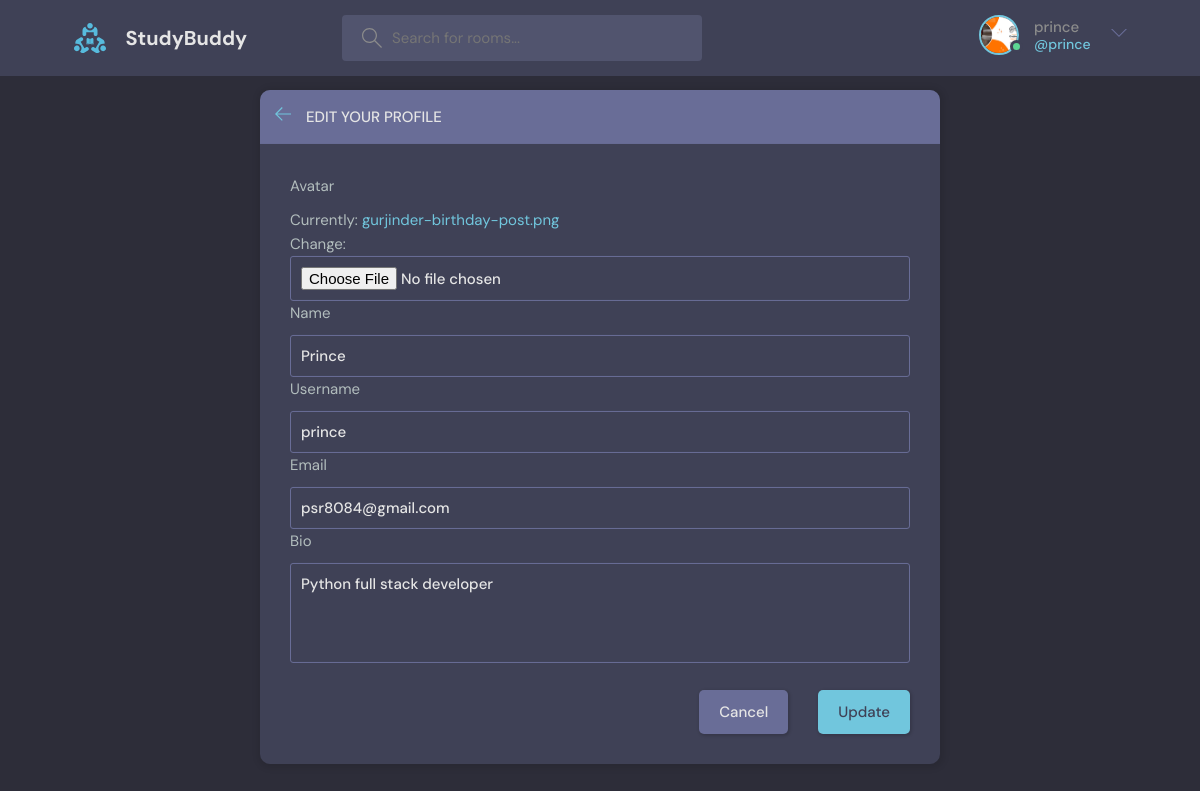
The page /update-profile/ (signed in) on the database its author committed.
### base/models.py (models this page shows)
class User(AbstractUser):
    name = models.CharField(max_length=200, null=True)
    email = models.EmailField(unique=True, null=True)
    bio=models.TextField(null=True)
    avatar=models.ImageField(null=True, default='avatar.svg')
    USERNAME_FIELD= 'email'
    REQUIRED_FIELDS = []

### base/views.py (the view)
# urls.py: path('update-profile/', views.updateProfile, name='update-profile'),
@login_required(login_url='login')
def updateProfile(request):
    user = request.user
    form= UserForm(instance=request.user)
    if request.method == 'POST':
        form=UserForm(request.POST, request.FILES, instance=request.user)
        if form.is_valid():
            form.save()
            return redirect('user-profile', pk=user.id )
    return render(request, 'base/update-profile.html', {'form':form})

### base/forms.py
class UserForm(ModelForm):
    class Meta:
        model=User
        fields=["avatar","name","username", "email", "bio"]

### base/templates/base/update-profile.html (shortened to what this page needs)
{% extends 'main.html' %}
{% block content %}
    <main class="update-account layout">
        <div class="container">
            <div class="layout__box">
                <div class="layout__boxHeader">
                    <div class="layout__boxTitle">
                        <a href="{{request.META.HTTP_REFERER}}">
                            <svg version="1.1" xmlns="http://www.w3.org/2000/svg" width="32" height="32"
                                viewBox="0 0 32 32">
                                <title>arrow-left</title>
                                <path
                                    d="M13.723 2.286l-13.723 13.714 13.719 13.714 1.616-1.611-10.96-10.96h27.625v-2.286h-27.625l10.965-10.965-1.616-1.607z">
                                </path>
                            </svg>
                        </a>
                        <h3>Edit your profile</h3>
                    </div>
                </div>
                <div class="layout__body">
                    <form class="form" action="#" method="POST" enctype="multipart/form-data">
              <div class="form__group">
                {% for field in form %}
                <label for="{{field.label}}">{{field.label}}</label>
                {{field}}
                {% endfor %}
              </div>
                        <div class="form__action">
                            <a class="btn btn--dark" href="{{request.META.HTTP_REFERER}}">Cancel</a>
                            <button class="btn btn--main" type="submit">Update</button>
                        </div>
                    </form>
                </div>
            </div>
        </div>
      </div>
    {% endblock %}

### templates/navbar.html (shortened to what this page needs)
    {% load static %}
    <header class="header header--loggedIn">
      <div class="container">
        <a href="{% url 'home' %}" class="header__logo">
          <img src="{% static 'images/logo.svg' %}" alt=""/>
          <h1>StudyBuddy</h1>
        </a>
        <form class="header__search" action="{% url 'home' %}" method="GET" >
          <label>
            <input name="q" type="text" placeholder="Search for rooms..." />
          </label>
        </form>
        <nav class="header__menu">
          {% if request.user.is_authenticated %}
          <div class="header__user">
            <a href="{% url 'user-profile' user.id %}">
              <div class="avatar avatar--medium active">
                <img src="{{request.user.avatar.url}}" />
              </div>
              <p>{{request.user.username}} <span>@{{request.user.username}}</span></p>
            </a>
            <button class="dropdown-button" >
              <svg version="1.1" xmlns="http://www.w3.org/2000/svg" width="32" height="32" viewBox="0 0 32 32">
                <title>chevron-down</title>
                <path d="M16 21l-13-13h-3l16 16 16-16h-3l-13 13z"></path>
              </svg>
            </button>
          </div>
          {% else %}
          <a href="{% url 'login'  %}">
            <img src="{% static 'images/avatar.svg' %}" alt="" />
            <p>Login</p>
          </a>
          {% endif %}
        </nav>
      </div>
    </header>

### rows shown on the page
User: user.avatar (picture), user.username "prince", form "Prince" "prince" "psr8084@gmail.com" "Python full stack developer"

### other values the page prints
{{ field.label }} "Avatar" "Name" "Username" "Email" "Bio"
